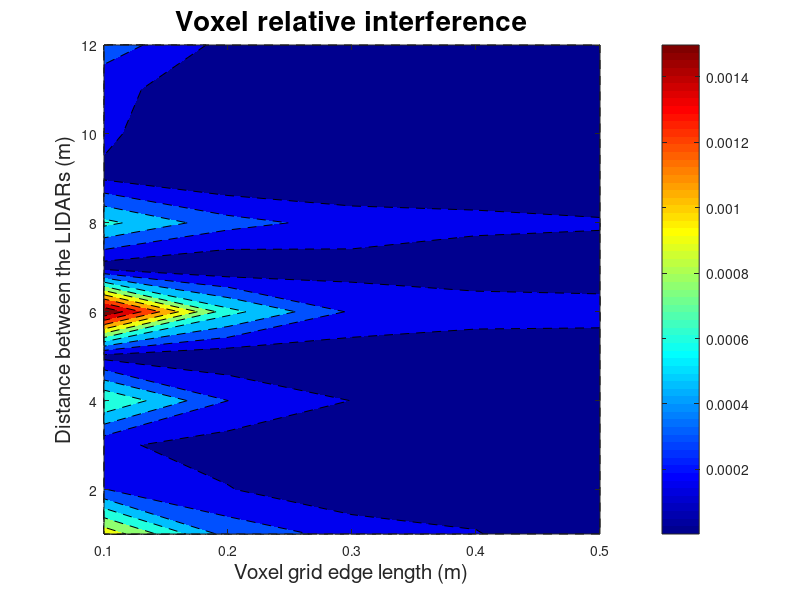

MATLAB code to generate this figure:
%% Contour graph plotter for analyzing the
% Created for RECPAD paper
clear;
close all;
clc;

%% Data

% Interference Reults
z = [0.00100681, 0.000391761, 0.000254237, 0.000157293, 7.07995e-05;
     0.000305704, 0.000160641, 1.98663e-05, 0.00010637, 7.67505e-05;
     0.000181502, 8.19654e-05, 8.15461e-05, 0.000103312, 2.28868e-05;
     0.000755008, 0.000301876, 0.000149389, 6.04174e-05, 1.98761e-05;
     0.000101064, 4.11009e-05, 5.8341e-05, 2.48946e-05, 4.14827e-05;
     0.00164605, 0.000654599, 0.000279153, 0.000233277, 0.000214902;
     7.42924e-05, 1.4524e-05, 8.78702e-05, 5.79216e-05, 5.8607e-05;
     0.000643007, 0.000356898, 0.000243215, 0.000190694, 0.000171214;
     0.000133446, 2.37312e-05, 2.78359e-06, 5.55442e-05, 1.29394e-05;
     0.000170042, 5.06963e-05, 3.28689e-05, 4.65614e-05, 4.95273e-05;
     0.000182215, 8.26014e-05, 2.4451e-05, 3.47493e-05, 6.47576e-05;
     0.000394053, 0.000100207, 4.60926e-05, 3.24115e-05, 1.93456e-05]


x = 0.1:0.1:0.5;  % Voxel edge length in meters
y = 1:12;         % Distance between LiDARs in meters

% Levels interval/numbers to use in the contour graph
% levels = [10e-7 10e-5 5*10e-5 10e-4 5*10e-4 10e-3]
% levels = [0.0004 0.0008 0.0012]
levels = 10

%% Plot contour graph
[M, c] = contourf(x, y, z, levels, '--', 'ShowText','off', 'LineWidth', 0.01)
title('Voxel relative interference', 'FontSize', 20);
xlabel('Voxel grid edge length (m)', 'FontSize', 15)
ylabel('Distance between the LIDARs (m)', 'FontSize', 15)

% Modify x axis to use the voxel edge length
xticks(x)
xticklabels({'0.1', '0.2', '0.3', '0.4', '0.5'})

% Full jet colormap and no grid
colormap(jet)
colorbar
grid off
